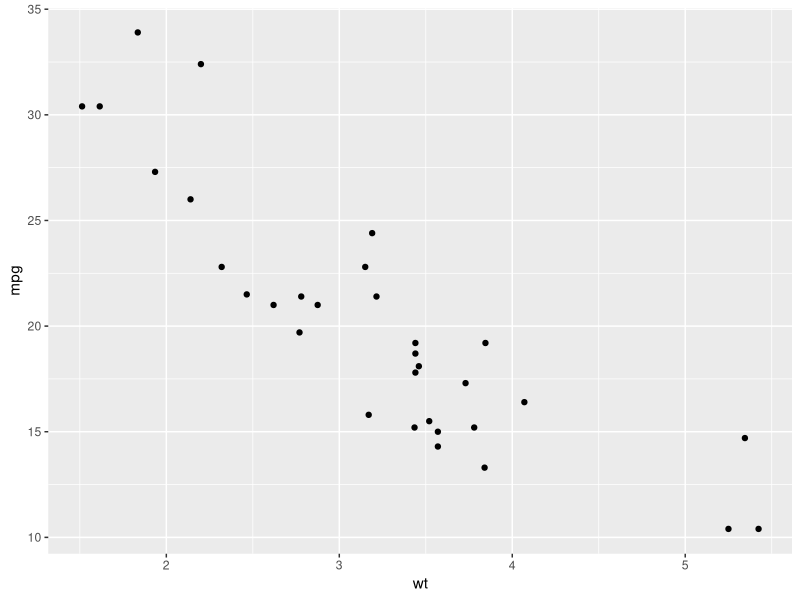
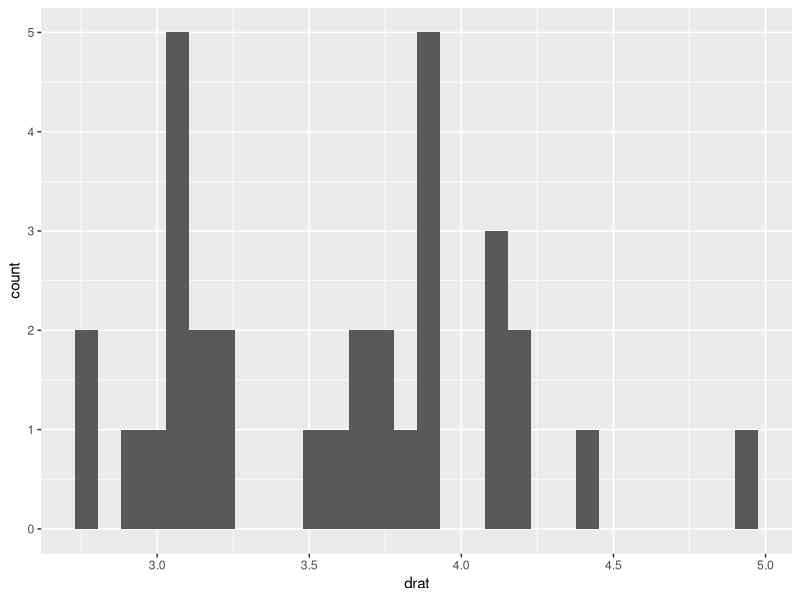

Write R code to recreate these figures, in order. (Note: this script raises an error after producing the figures.)
## ---- chunk 1
0.1 + 0.1 + 0.1 - 0.3
0.3 - 0.1 - 0.1 - 0.1 # a variation

# run this if you want to avoid scientific notation
options(scipen = 999)
## ---- chunk 2
# install.packages("tidyverse")
library(tidyverse)
## ---- chunk 3
mtcars[mtcars$cyl == 6 & mtcars$mpg > 20, c("mpg", "hp")]
## ---- chunk 4
mtcars %>%
  filter(cyl == 6, mpg > 20) |> # reminder that %>% is the same thing
  select(mpg, hp)
## ---- chunk 5
  
data(mtcars) # reads in the data & adds it to your environment as a dataframe
mtcars

mtcars <- mtcars |> 
  rownames_to_column("model")

view(mtcars)
tail(mtcars, 10) # preview first few lines, can designate how many
summary(mtcars)
?mtcars #opens help info
## ---- chunk 6

mean(mtcars$mpg) #the $ lets you select a variable/ column within df
## ---- chunk 7

mean(mtcars$gear)
## ---- chunk 8

median(mtcars$mpg)
## ---- chunk 9
# this is a scatterplot of mpg by wt

ggplot(data = mtcars, aes(x = wt, y = mpg)) +
         geom_point()
## ---- chunk 10

ggplot(data = mtcars, aes(x = drat)) +
  geom_histogram()

mtcars <- mtcars |> 
  mutate(am_f = factor(am, labels. = c("auto", "manual")))

class(mtcars$am_f)

ggplot(data = mtcars, aes(x = am)) +
  geom_histogram()

# cool
